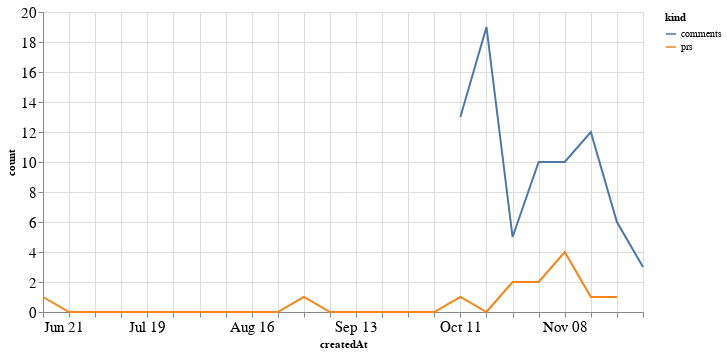

Notebook code cell kept with this figure:
### Code cell
alt.Chart(total_time, width=600).mark_line().encode(
    x='createdAt',
    y='count',
    color='kind'
)

### Figure 1 — Vega-Lite specification as saved in the notebook (floating-point values rounded to 4 significant figures)
{"config": {"axisLeft": {"labelFontSize": 15}, "axisBottom": {"labelFontSize": 15}}, "data": {"name": "data-c94e9bcc892d63d1207e6a4e64a49e59"}, "mark": "line", "encoding": {"color": {"type": "nominal", "field": "kind"}, "x": {"type": "temporal", "field": "createdAt"}, "y": {"type": "quantitative", "field": "count"}}, "width": 600, "$schema": "https://vega.github.io/schema/vega-lite/v4.8.1.json", "datasets": {"data-c94e9bcc892d63d1207e6a4e64a49e59": [{"createdAt": "2020-06-21T00:00:00", "kind": "prs", "count": 1.0}, {"createdAt": "2020-06-28T00:00:00", "kind": "prs", "count": 0.0}, {"createdAt": "2020-07-05T00:00:00", "kind": "prs", "count": 0.0}, {"createdAt": "2020-07-12T00:00:00", "kind": "prs", "count": 0.0}, {"createdAt": "2020-07-19T00:00:00", "kind": "prs", "count": 0.0}, {"createdAt": "2020-07-26T00:00:00", "kind": "prs", "count": 0.0}, {"createdAt": "2020-08-02T00:00:00", "kind": "prs", "count": 0.0}, {"createdAt": "2020-08-09T00:00:00", "kind": "prs", "count": 0.0}, {"createdAt": "2020-08-16T00:00:00", "kind": "prs", "count": 0.0}, {"createdAt": "2020-08-23T00:00:00", "kind": "prs", "count": 0.0}, {"createdAt": "2020-08-30T00:00:00", "kind": "prs", "count": 1.0}, {"createdAt": "2020-09-06T00:00:00", "kind": "prs", "count": 0.0}, {"createdAt": "2020-09-13T00:00:00", "kind": "prs", "count": 0.0}, {"createdAt": "2020-09-20T00:00:00", "kind": "prs", "count": 0.0}, {"createdAt": "2020-09-27T00:00:00", "kind": "prs", "count": 0.0}, {"createdAt": "2020-10-04T00:00:00", "kind": "prs", "count": 0.0}, {"createdAt": "2020-10-11T00:00:00", "kind": "prs", "count": 1.0}, {"createdAt": "2020-10-18T00:00:00", "kind": "prs", "count": 0.0}, {"createdAt": "2020-10-25T00:00:00", "kind": "prs", "count": 2.0}, {"createdAt": "2020-11-01T00:00:00", "kind": "prs", "count": 2.0}, {"createdAt": "2020-11-08T00:00:00", "kind": "prs", "count": 4.0}, {"createdAt": "2020-11-15T00:00:00", "kind": "prs", "count": 1.0}, {"createdAt": "2020-11-22T00:00:00", "kind": "prs", "count": 1.0}, {"createdAt": "2020-11-29T00:00:00", "kind": "prs", "count": null}, {"createdAt": "2020-06-21T00:00:00", "kind": "comments", "count": null}, {"createdAt": "2020-06-28T00:00:00", "kind": "comments", "count": null}, {"createdAt": "2020-07-05T00:00:00", "kind": "comments", "count": null}, {"createdAt": "2020-07-12T00:00:00", "kind": "comments", "count": null}, {"createdAt": "2020-07-19T00:00:00", "kind": "comments", "count": null}, {"createdAt": "2020-07-26T00:00:00", "kind": "comments", "count": null}, {"createdAt": "2020-08-02T00:00:00", "kind": "comments", "count": null}, {"createdAt": "2020-08-09T00:00:00", "kind": "comments", "count": null}, {"createdAt": "2020-08-16T00:00:00", "kind": "comments", "count": null}, {"createdAt": "2020-08-23T00:00:00", "kind": "comments", "count": null}, {"createdAt": "2020-08-30T00:00:00", "kind": "comments", "count": null}, {"createdAt": "2020-09-06T00:00:00", "kind": "comments", "count": null}, {"createdAt": "2020-09-13T00:00:00", "kind": "comments", "count": null}, {"createdAt": "2020-09-20T00:00:00", "kind": "comments", "count": null}, {"createdAt": "2020-09-27T00:00:00", "kind": "comments", "count": null}, {"createdAt": "2020-10-04T00:00:00", "kind": "comments", "count": null}, {"createdAt": "2020-10-11T00:00:00", "kind": "comments", "count": 13.0}, {"createdAt": "2020-10-18T00:00:00", "kind": "comments", "count": 19.0}, {"createdAt": "2020-10-25T00:00:00", "kind": "comments", "count": 5.0}, {"createdAt": "2020-11-01T00:00:00", "kind": "comments", "count": 10.0}, {"createdAt": "2020-11-08T00:00:00", "kind": "comments", "count": 10.0}, {"createdAt": "2020-11-15T00:00:00", "kind": "comments", "count": 12.0}, {"createdAt": "2020-11-22T00:00:00", "kind": "comments", "count": 6.0}, {"createdAt": "2020-11-29T00:00:00", "kind": "comments", "count": 3.0}]}}
